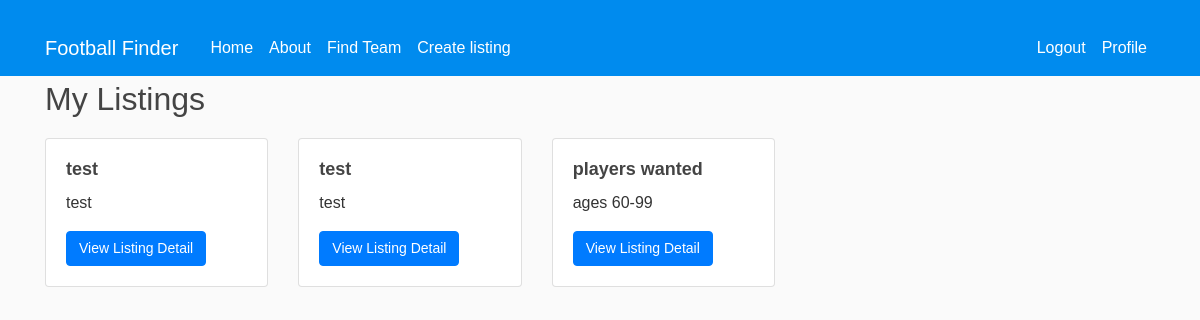
The page /my-listings (signed in) on the database its author committed.
### ffinderapp/models.py (models this page shows, shortened)
class Listing(models.Model):
    team = models.ForeignKey(get_user_model(), on_delete=models.CASCADE)  # Assuming team is a custom user model
    title = models.CharField(max_length=100)
    description = models.TextField()
    requirements = models.TextField()
    created_at = models.DateTimeField(auto_now_add=True)
    location = models.CharField(max_length=100, default='')
    city = models.CharField(max_length=100, default='')
    photo = models.ImageField(upload_to='media/listing_photos/', null=True, blank=True)  # Adding photo field
    positions = models.CharField(max_length=100, default='')

### ffinderapp/views.py (the view)
# urls.py: path('my-listings', views.my_listings, name='my_listings'),
def my_listings(request):
    user = request.user
    listings = user.listing_set.all()
    return render(request, 'ffinderapp/my_listings.html', {'listings': listings})

### ffinderapp/templates/ffinderapp/my_listings.html
{% extends "ffinderapp/base.html" %}
{% block content %}
  <h2>My Listings</h2>
  <div class="row">
    {% for listing in listings %}
      <div class="col-md-4">
        <div class="card mb-4">
          <div class="card-body">
            <h5 class="card-title">{{ listing.title }}</h5>
            <p class="card-text">{{ listing.description }}</p>
            <a href="{% url 'listing_detail' listing.id %}" class="btn btn-primary">View Listing Detail</a>
          </div>
        </div>
      </div>
    {% endfor %}
  </div>
{% endblock %}

### ffinderapp/static/css/styles.css (style rules this page uses)
html { position: relative; min-height: 100%; }
body { background: #fafafa; color: #333333; margin-top: 5rem; margin-bottom: 50px; }
h1, h2, h3, h4, h5, h6 { color: #444444; }
.container h2 { margin-bottom: 20px; }
.card { margin-bottom: 20px; display: table; width: 100%; }
.card-title { font-size: 18px; font-weight: bold; margin-bottom: 10px; }
.card-text { font-size: 16px; }
.btn { font-size: 14px; }
* { margin: 0; padding: 0; box-sizing: border-box; font-family: 'Poppins', sans-serif; }

### rows shown on the page
Listing: title "test", description "test"
Listing: title "test", description "test"
Listing: title "players wanted", description "ages 60-99"
